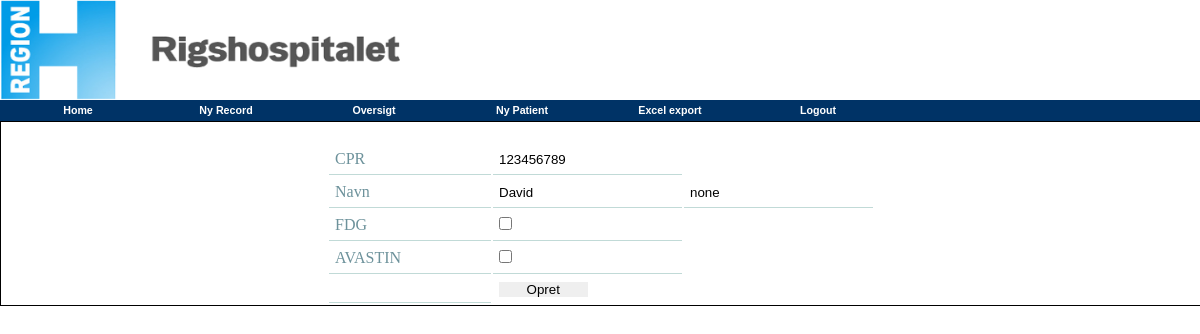
Page /fet/change/123456789/ on the committed database.
### riget/models.py (models this page shows)
class Fetpersons(models.Model):
	CPR           = models.CharField(max_length = 128, null= False)
	firstname     = models.CharField(max_length = 250, null= False)
	lastname      = models.CharField(max_length = 250, null= False, default = 'none')
	FDG           = models.BooleanField(default = False, null = False)
	avastin       = models.BooleanField(default = False, null = False)
	lasrChangedBy = models.CharField(max_length = 250, null = False, default = 'admin')
	def __str__(self):
		return str(self.pk) + " " + str(self.CPR) + " " + str(self.firstname)
	def get_absolute_url(self):
		return reverse('riget:login', kwargs={'pk': self.pk})

### riget/views.py (the view)
# urls.py: url(r'fet/change/(?P<CPR>\d+)/$', views.changefetpatientView.as_view(), name='fetchang'),
class changefetpatientView(generic.TemplateView):
	tamplate_name = 'riget/nyfetpersonchange.html'
	model = Fetpersons
	fields = ['firstname', 'lastname', 'CPR', 'FDG', 'avastin']
	def get(self, request, CPR):
		i_person = Fetpersons.objects.raw('SELECT riget_Fetpersons.* FROM riget_Fetpersons WHERE riget_Fetpersons.CPR = "' + str(CPR) + '";')
		return render(request, self.tamplate_name, { 'person':i_person })
	def post(self, request, CPR):
		if request.method == "POST":
			form = nyFetPerson(request.POST)
			u_firstname = request.POST['firstname']
			u_lastname = request.POST['lastname']
			u_CPR = request.POST['CPR']
			u_fdg = request.POST['FDG']
			u_avastin = request.POST['avastin']
		i_person = Fetpersons.objects.raw('UPDATE riget_Fetpersons SET CPR="' + str(u_CPR) + '", firstname="' + str(u_firstname) + '", lastname="' + str(u_lastname) + ', FDG="' + str(u_fdg) + ', avastin="' + str(u_avastin) + ' WHERE CPR="' + str(CPR) + '";')
		return render(request, self.tamplate_name, {})

### riget/templates/riget/nyfetpersonchange.html (shortened to what this page needs)
{% extends 'riget/base.html' %}
{% load staticfiles %}
{% block menu%}
	<li>
		<a href="{% url 'riget:nyfetrecord' %}">Ny Record</a>
	</li>
	<li>
		<a href="{% url 'riget:fet' %}">Oversigt</a>
	</li>
	<li>
		<a href="{% url 'riget:nyfetperson' %}">Ny Patient</a>
	</li>
	<li>
		<a href="{% url 'riget:login' %}">Excel export</a>
	</li>
{% endblock %}
{% block body %}
	<div class="messageFET">
	</div>
	{% for p in person %}
	<form action="." method="POST" class="inputformFET">
		<table>
			<tbody>
				<tr>
					<td>CPR</td>
					<td><input name="CPR" type="text" value="{{ p.CPR }}"></td>
				</tr>
				<tr>
					<td>Navn</td>
					<td><input name="firstname" type="text" value="{{ p.firstname }}"></td>
					<td><input name="lastname" type="text" value="{{ p.lastname }}"></td>
				</tr>
				<tr>
					<td>FDG</td>
					<td><input id="x1" name="FDG" value="True" td="" type="checkbox" {% if p.FDG %}checked {% endif %}></td>
				</tr>
				<tr>
					<td>AVASTIN</td>
					<td><input id="x1" name="avastin" value="True" td="" type="checkbox" {% if p.avastin%}checked{% endif %}></td>
				</tr>
				<tr>
					<td><style="border-width : 0px;"> </td>
					<td colspan="1" style="border-width : 0px;">
						<input style="float:left; width:50%;" onclick="opdateAlert()" value="Opret" type="submit">
					</td>
				</tr>
			</tbody>
		</table>
	</form>
	{% endfor %}
{%endblock%}

### riget/static/riget/style.css (style rules this page uses)
* { padding : 0px; margin : 0px; border : 0px; }
#menu ul li { display : block; float : left; position : relative; width : 148px; }
#menu ul li a { padding : 4px; display : block; text-align : center; text-decoration : none; background : #003366; text-color : #ffffff; color : #ffffff; width : 148px; height : 13px; }
.inputformFET table { margin-left : auto; margin-right : auto; }
.inputformFET table td { width : 150px; border-right-width : 0px; border-bottom : 1px solid #C1DAD7; background : #fff; padding : 6px 6px 6px 6px; color : #6D929B; }
.messageFET { margin-right : auto; margin-left : auto; padding : 10px; }
table tr td { padding-left: 0; padding-right: 0; padding-top: 0; padding-bottom: 0; }

### rows in the picture
Fetpersons: CPR "123456789", firstname "David", lastname "none"
